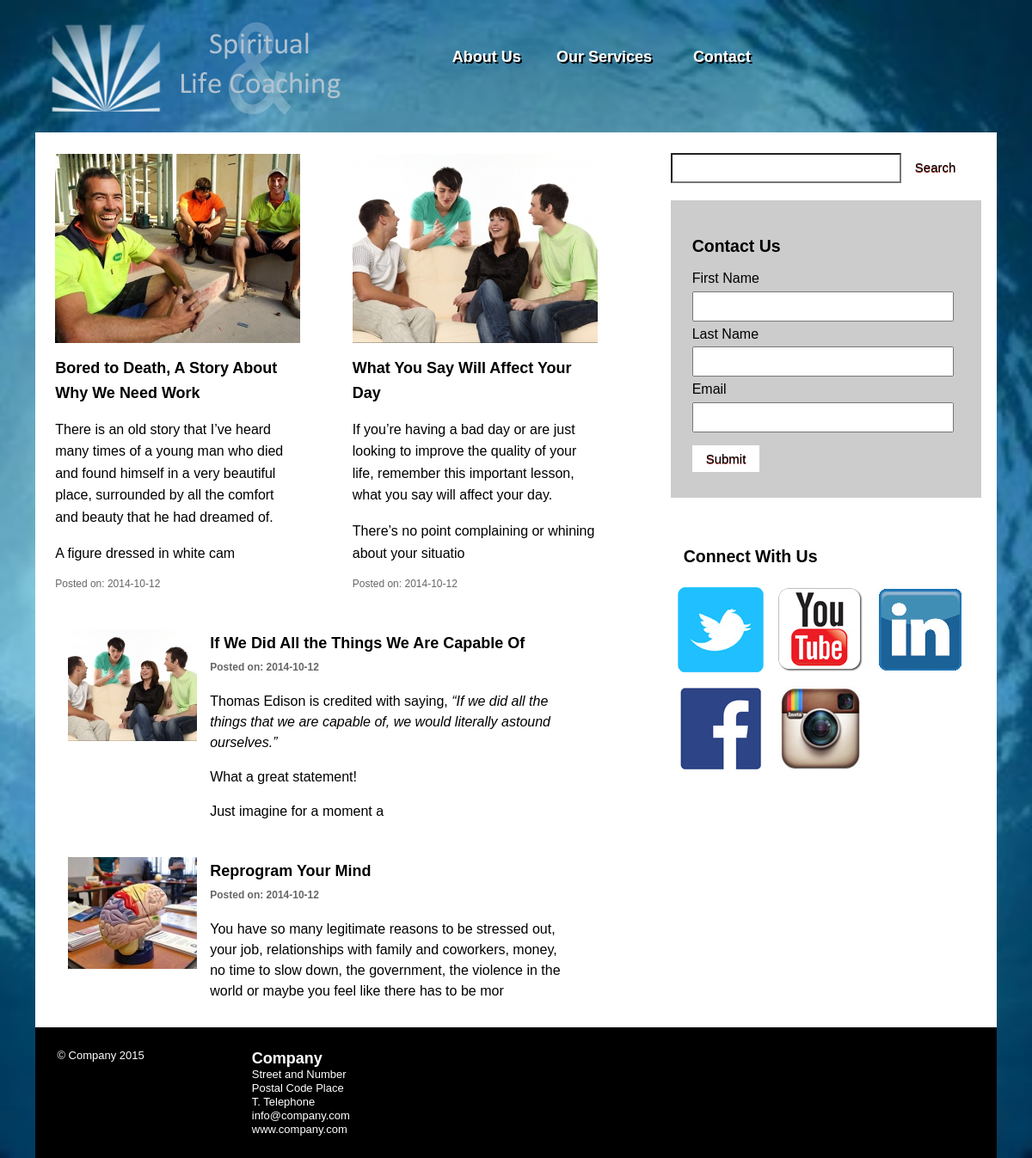
The page / on the database its author committed.
### tables this page shows
CREATE TABLE IF NOT EXISTS `pages` (
`id` int(10) NOT NULL,
  `title` varchar(200) NOT NULL,
  `urltitle` varchar(200) NOT NULL,
  `body` text NOT NULL,
  `image` varchar(150) NOT NULL,
  `created` datetime NOT NULL,
  `modified` datetime NOT NULL,
  `author` text NOT NULL
);

CREATE TABLE IF NOT EXISTS `posts` (
`id` int(10) unsigned NOT NULL,
  `title` varchar(200) DEFAULT NULL,
  `urltitle` varchar(200) NOT NULL,
  `body` text,
  `image` varchar(150) DEFAULT NULL,
  `created` datetime DEFAULT NULL,
  `modified` datetime DEFAULT NULL,
  `author` text NOT NULL
);

### classes/DB.php (called while the page is built, shortened)
<?php
class DB{
	public $server = 'localhost';
	public $user = 'rik';
	public $passwd = '1234';
	public $db = 'rikdekyvere';
	public $dbCon;
	public function __construct(){
	   $this->dbCon = mysqli_connect($this->server, $this->user, $this->passwd, $this->db);
	}
	public function getall($table, $sortorder){
		$myQuery = "SELECT * FROM {$table} ORDER BY id {$sortorder}";
		$results = mysqli_query($this->dbCon, $myQuery);
		return $results;
	}
}
?>

### config/socialmediabuttons.php (called while the page is built)
<?php $urltwitter = 'www.twitter.com/yourlink' ;$urlfacebook = 'www.facebook.com/yourlink' ;$urlyoutube = 'www.youtube.com/yourlink' ;$urllinkedin = 'www.linkedin.com/yourlink' ;$urlinstagram = 'www.instagram.com/yourlink' ;  ?>

### config/footer.php (called while the page is built)
<?php $year = '&copy; Company '.date('Y');$company = 'Company' ;$streetandnumber = 'Street and Number' ;$zipcode = 'Postal Code' ;$place = 'Place';$tel = 'Telephone';$email = 'info@company.com';$www = 'www.company.com';  ?>

### index.php (the view, shortened to what this page needs)
<?php
include_once("classes/DB.php");
require("config/footer.php");
require("config/socialmediabuttons.php");
$conn = new DB();
$data = $conn->getall("posts", "DESC");
$nav = $conn->getall("pages", "ASC");
?>
<html>
<head>
<link href="styles/boilerplate.css" rel="stylesheet" type="text/css">
<link href="styles/layout.css" rel="stylesheet" type="text/css">
<link rel="stylesheet" type="text/css" href="config/cmsgenerated.css">
</head>
<body>
<div class="gridContainer clearfix">
  <div id="logo"><a href="index.php"><img src="images/uploads/branding/companylogo.png"></a></div>
  <div id="menu"><div id="nav"><?php
	  while ($f2 = mysqli_fetch_array($nav)){
				echo "<li><a href='page.php?title=".$f2['urltitle']."' class='pagelink'>";
				echo $f2['title']."</a></li>";
	  		}    ?>
   </div></div>
  <div id="page">
    <div id="main">
      <div id="featured">
      <?php
	  		$s = 1;
	  		while ($f1 = mysqli_fetch_array($data)){
				$s++;
				$getimage = substr($f1['image'],8,30);
				$body = substr($f1['body'], 0, 220);
				echo "<a href='post.php?title=".$f1['urltitle']."'>";
				echo "<div class='main-feat'>
						<img src='images/uploads/posts/285x220_".$getimage."'><br />
						<div class='main-feat-post'>
						<span class='posttitle'>".$f1['title']."</span>".$body."</div>
						<div class='date'>Posted on: ".substr($f1['created'],0,10)."</div></div>";
				echo "</a>";
				 if($s>2){
      				  break;
   				 }
	  		}
      ?>
      </div>
      <div id="posts">
	  	<?php
			while($f1 = mysqli_fetch_array($data)){
				$body= substr($f1['body'], 0, 220);
				echo "<a href='post.php?title=".$f1['urltitle']."'>";
				echo "<div class='postimage'><img src='images/uploads/posts/".$f1['image']."'></div>
						<div class='post'><div class='posttitle'>".$f1['title']."
						<div class='date'>Posted on: ".substr($f1['created'],0,10)."</div>
						</div>
						<div class='postbody'>".$body."</div></div>";
				echo "</a>";
			}
		  ?>
      </div>
    </div>
    <div id="sidebar">
    	<div id="searcharea"><form action="search.php" method="post"><input name="searchstring" type="text" class="searchfield" ><input  type="submit" value="Search" class="formbutton" name="submit-form"></form></div>
        <div id="form">
        <h2>Contact Us</h2>
        	<form action="index.php" method="post">
            	<div class="formlabel">First Name </div><div> <input name="fname" type="text" class="formfield"></div>
                <div class="formlabel">Last Name </div><div><input name="lname" type="text" class="formfield"></div>
                <div class="formlabel">Email </div><div><input name="email" type="text" class="formfield"></div>
                <div class="formlabel"><input name="submit" type="submit" value="Submit" name="submit-form" class="formbutton"></div>
      		</form>
        </div>
        <div class="socmedlabel"><h2>Connect With Us</h2></div>
        <div class="socmedbuttons">
			<?php if ($urltwitter <> ""){  ?>
                <a href="http://<?php echo $urltwitter  ; ?>" target="_new"><img src="images/twitter.jpg" class="socmedimage"></a>
            <?php	} 		?>
            <?php if ($urlyoutube <> ""){  ?>
                <a href="http://<?php echo $urlyoutube  ; ?>" target="_new"><img src="images/youtube.jpg" class="socmedimage"></a>
            <?php	} 		?>
            <?php if ($urllinkedin <> ""){  ?>
                <a href="http://<?php echo $urllinkedin  ; ?>" target="_new"><img src="images/linkedin.jpg" class="socmedimage"></a>
            <?php	} 		?>
            <?php if ($urlfacebook <> ""){  ?>
                <a href=http://"<?php echo $urlfacebook  ; ?>" target="_new"><img src="images/facebook.jpg" class="socmedimage"></a>
            <?php	} 		?>
            <?php if ($urlinstagram <> ""){  ?>
                <a href="http://<?php echo $urlinstagram  ; ?>" target="_new"><img src="images/instagram.jpg" class="socmedimage"></a>
            <?php	} 		?>
        </div>
    </div>
    <div id="footer">
    <div class="left"><?php echo $year; ?></div>
    <div class="left">
    	<li><span class="cname"><?php echo $company; ?></span></li>
        <li><?php echo $streetandnumber; ?></li>
        <li><?php echo $zipcode." ".$place; ?></li>
        <li>T. <?php echo $tel; ?></li>
        <li><?php echo $email; ?></li>
        <li><?php echo $www; ?></li>
    </div>
    </div>
  </div>
</div>
</body>
</html>

### styles/boilerplate.css (style rules this page uses)
html { font-size: 100%; overflow-y: scroll; -webkit-text-size-adjust: 100%; -ms-text-size-adjust: 100%; }
body { margin: 0; font-size: 13px; line-height: 1.231; }
body, button, input, select, textarea { font-family: sans-serif; color: #222; }
a { color: #00e; }
img { border: 0; -ms-interpolation-mode: bicubic; vertical-align: middle; }
form { margin: 0; }
button, input, select, textarea { font-size: 100%; margin: 0; vertical-align: baseline; *vertical-align: middle; }
button, input { line-height: normal; *overflow: visible; }
button, input[type="button"], input[type="reset"], input[type="submit"] { cursor: pointer; -webkit-appearance: button; }
.clearfix:before, .clearfix:after { content: ""; display: table; }
.clearfix:after { clear: both; }
.clearfix { zoom: 1; }

### config/cmsgenerated.css (style rules this page uses)
html { background: url(../images/uploads/branding/fullscreenbg.jpg) no-repeat center center fixed; -webkit-background-size: cover; -moz-background-size: cover; -o-background-size: cover; background-size: cover }

### rows shown on the page
pages: title "About Us"
pages: title "Our Services"
pages: title "Contact"
posts: shows a picture, title "Bored to Death, A Story About Why We Need Work", body "There is an old story that I’ve heard many times of a young man who died and found himself in a very beautiful place, surrounded by all the comfort and beauty that he had dreamed of. A figure dressed in white cam", created "2014-10-12"
posts: shows a picture, title "What You Say Will Affect Your Day", body "If you’re having a bad day or are just looking to improve the quality of your life, remember this important lesson, what you say will affect your day. There’s no point complaining or whining about your situatio", created "2014-10-12"
posts: image (picture), title "If We Did All the Things We Are Capable Of", created "2014-10-12", body "Thomas Edison is credited with saying, “If we did all the things that we are capable of, we would literally astound ourselves.” What a great statement! Just imagine for a moment a"
posts: image (picture), title "Reprogram Your Mind", created "2014-10-12", body "You have so many legitimate reasons to be stressed out, your job, relationships with family and coworkers, money, no time to slow down, the government, the violence in the world or maybe you feel like there has to be mor"

### other values the page prints
$year "© Company 2015"
$company "Company"
$streetandnumber "Street and Number"
$zipcode "Postal Code"
$place "Place"
$tel "Telephone"
$email "info@company.com"
$www "www.company.com"
